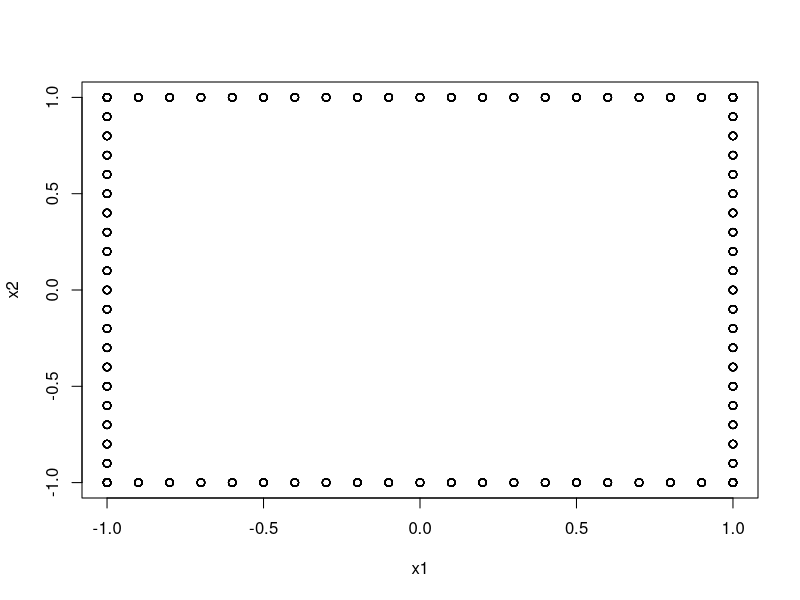
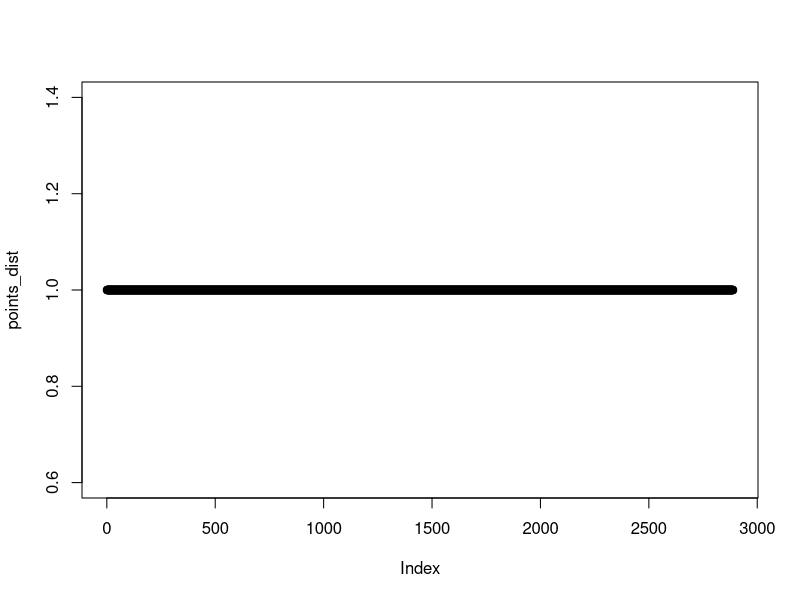
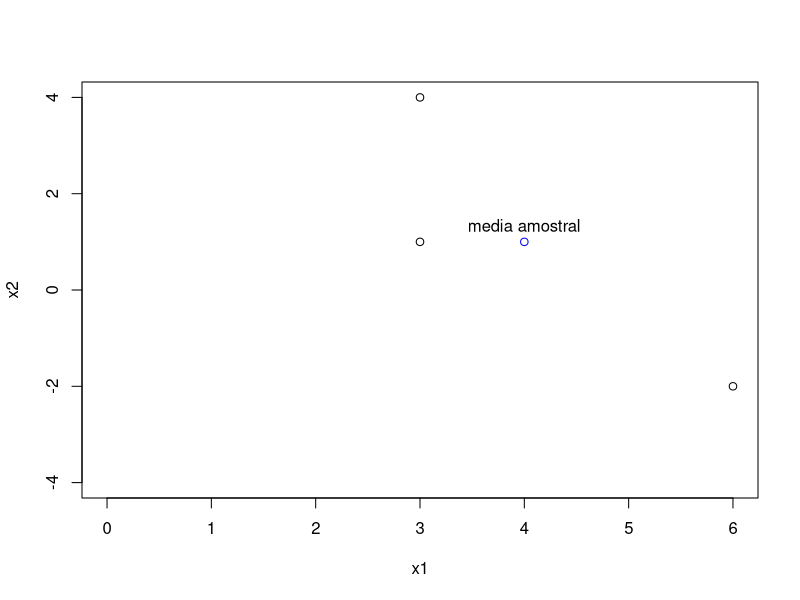

These figures' R source, in order:
### Lista 01 ###

#### Cap 1 ####

#### 1.12 ####

if (!require(mvtnorm)) install.packages("mvtnorm")
library(mvtnorm)

dist = function(P) {
  return(max(abs(P[1]), abs(P[2])))
}

#a) 
P = c(-3, 4)
P_dist = dist(P)
paste("Distance of P to the origin: " , P_dist)

#b) 
# Os pontos que terao distancia 1 da origem sao os que tem +-1 em uma das coordenadas 
#e um numero entre 0 e 1 (+-) na outra 
min = seq(from= -0.9, to = 0.9, by=0.1)
max = c(rep(1,19), rep(-1,19))

#Todas as combinacoes que geram dist = 1
x1 = c(min, max)
x2 = c(max, min)
points = as.matrix(expand.grid(x1 = x1, x2 = x2))
points = points[((abs(points[,"x1"])) == 1 | (abs(points[, "x2"]) == 1)),]

plot(points)

points_dist = apply(points, 1, dist)
plot(points_dist)

#c)

dist_gen = function(P){
  abs_values = sapply(P, abs)
  return(max(abs_values))
}

P_gen = c(2, -3, 5, -8)
dist_gen(P_gen)

#### 1.17 ####

data = read.table("../Wichern_data/T1-9.dat", sep = "\t")
head(data)
colnames(data) = c("Country", "100m", "200m", "400m", "800m", "1500m", "3000m", "Marathon")

x_barra = sapply(data[,2:8], mean)
x_barra

Sn = cov(data[2:8])
Sn

R = cor(data[2:8])
R

# Observa-se que entre distancias com metragem masi proxima, a correlacao eh maior
# enquanto grandes diferencas de distancia tem uma correlacao menor
# Max: 1500m - 3000m: 0.97
# Min: 100m - Marathon: 0.66

#### 1.18 ####

#Convertendo os tempos para metros/segundo

data2 = data
data2[,2] = sapply(data2[,2], function(x){100/x})
data2[,3] = sapply(data2[,3], function(x){200/x})
data2[,4] = sapply(data2[,4], function(x){400/x})
data2[,5] = sapply(data2[,5], function(x){800/(x*60)})
data2[,6] = sapply(data2[,6], function(x){1500/(x*60)})
data2[,7] = sapply(data2[,7], function(x){3000/(x*60)})
data2[,8] = sapply(data2[,8], function(x){42195/(x*60)})

data2

x_barra2 = sapply(data2[,2:8], mean)
x_barra2

Sn2 = cov(data2[2:8])
Sn2

R2 = cor(data2[2:8])
R2

#Observa-se o mesmo resultados para a variavel convertida para metros por segundo

#### Cap 2 ####

#### 2.30 ####
remove(list = ls())
mu = c(4,3,2,1)
sigma = rbind(c(3,0,2,2), c(0,1,1,0), c(2,1,9,-2), c(2,0,-2,4))

X = rmvnorm(100, mean = mu, sigma = sigma)

# X1 100x2
X1 = X[,1:2]

# X2 100x2
X2 = X[,3:4]

A = c(1,2)
B = rbind(c(1,-2), c(2,-1))

# AX1 1x100
AX1 = A%*%t(X1)
AX1

# BX2 2x100
BX2 = B%*%t(X2)
BX2

## a) E(X1) 
# 1x2
eX1 = apply(X1, 2, mean)
eX1

## b) E(AX1)
# escalar
eAX1 = apply(AX1, 1, mean)
eAX1

## c) Cov(X1)
# 2x2
covX1 = cov(X1)
covX1

## d) Cov(AX1)
# escalar
covAX1 = cov(t(AX1))
covAX1

## e) E(X2)
# 1x2
eX2 = apply(X2, 2, mean)
eX2

## f) E(BX2)
# 1x2
eBX2 = apply(BX2, 1, mean)
eBX2

## g) Cov(X2)
# 2x2
covX2 = cov(X2)
covX2

## h) Cov(BX2)
# 2x2
covBX2 = cov(t(BX2))
covBX2

## i) Cov(X1, X2)
# 2x2
covX1X2 = cov(X1,X2)
covX1X2

## j) Cov(AX1, BX2)
# 1x2
covAX1BX2 = cov(t(AX1), t(BX2))
covAX1BX2

#### 2.31 ####
remove(list = ls())
mu = c(4,3,2,1)
sigma = rbind(c(3,0,2,2), c(0,1,1,0), c(2,1,9,-2), c(2,0,-2,4))

X = rmvnorm(100, mean = mu, sigma = sigma)

# X1 100x2
X1 = X[,1:2]

# X2 100x2
X2 = X[,3:4]

A = c(1,-1)
B = rbind(c(2,-1), c(0,1))

# AX1 1x100
AX1 = A%*%t(X1)
AX1

# BX2 2x100
BX2 = B%*%t(X2)
BX2

## a) E(X1) 
# 1x2
eX1 = apply(X1, 2, mean)
eX1

## b) E(AX1)
# escalar
eAX1 = apply(AX1, 1, mean)
eAX1

## c) Cov(X1)
# 2x2
covX1 = cov(X1)
covX1

## d) Cov(AX1)
# escalar
covAX1 = cov(t(AX1))
covAX1

## e) E(X2)
# 1x2
eX2 = apply(X2, 2, mean)
eX2

## f) E(BX2)
# 1x2
eBX2 = apply(BX2, 1, mean)
eBX2

## g) Cov(X2)
# 2x2
covX2 = cov(X2)
covX2

## h) Cov(BX2)
# 2x2
covBX2 = cov(t(BX2))
covBX2

## i) Cov(X1, X2)
# 2x2
covX1X2 = cov(X1,X2)
covX1X2

## j) Cov(AX1, BX2)
# 1x2
covAX1BX2 = cov(t(AX1), t(BX2))
covAX1BX2

#### Cap 3 ####

#### 3.2 ####

# a)
X = cbind(c(3,6,3), c(4,-2,1))
colnames(X) = c("x1", "x2")

x_barra = apply(X, 2, mean)
x_barra

plot(X, xlim=c(0,6), ylim = c(-4,4), xlab = "x1", ylab="x2")
points(x_barra[1], x_barra[2], col = "blue")
text(x_barra[1],x_barra[2],"media amostral", pos = 3)


# c) 
d1 = c(-1,2,-1)
d2 = c(3,-3,0)
d1td2 = t(d1)%*%d2
Ld1 = sqrt(6)
Ld2 = sqrt(18)
cos = d1td2/(Ld1*Ld2)
cos

X = cbind(c(3,6,3), c(4,-2,1))
var(X)
cor(X)

#### 3.5 ####

X1 = cbind(c(9,5,1), c(1,3,2))
var(X1)

X2 = cbind(c(3,6,3), c(4,-2,1))
var(X2)


#### 3.9 ####
remove(list=ls())

X = cbind(c(12,18,14,20,16), c(17,20,16,18,19), c(29,38,30,38,35))
x_barra = apply(X, 2, mean)
one = rep(1,5)
x = one%*%t(x_barra)
X - x

S = cov(X)
det(S)
